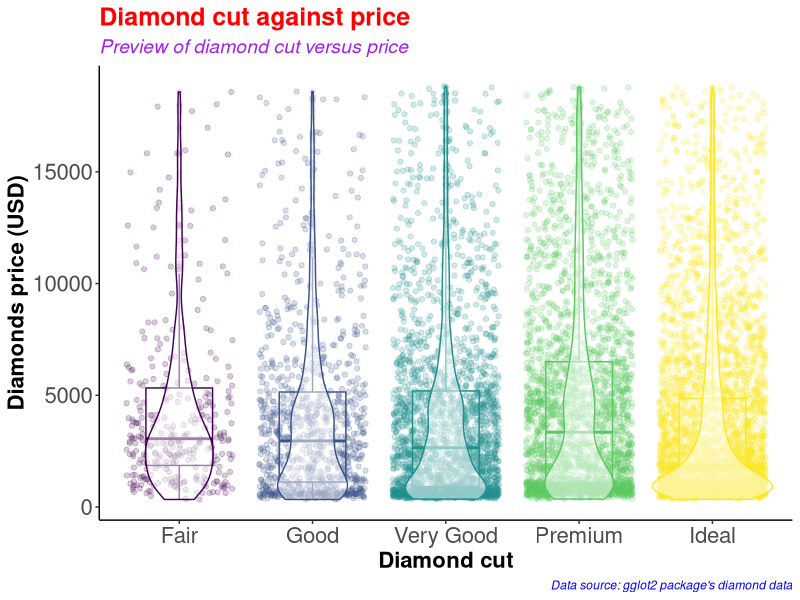
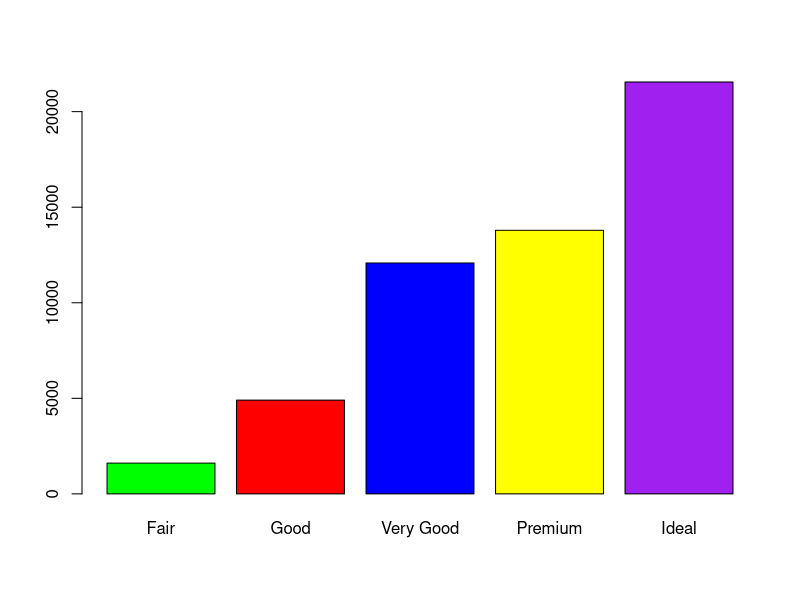
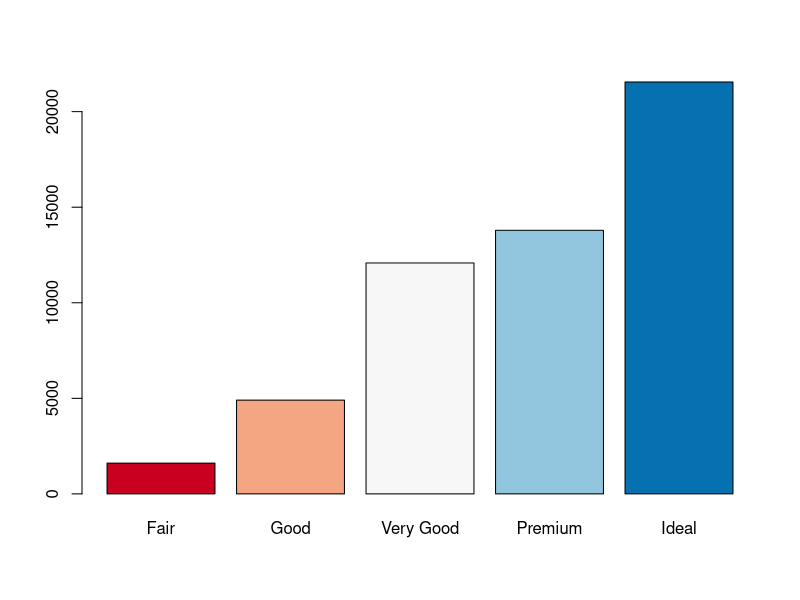
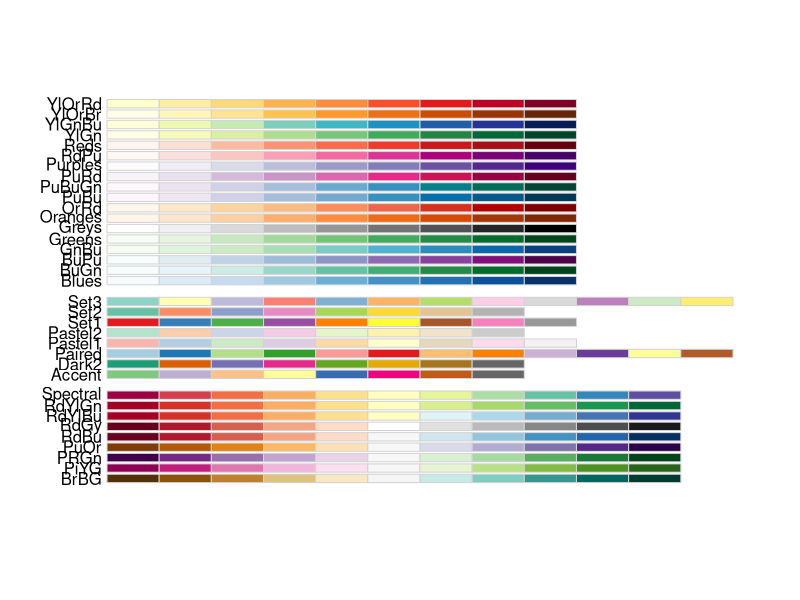
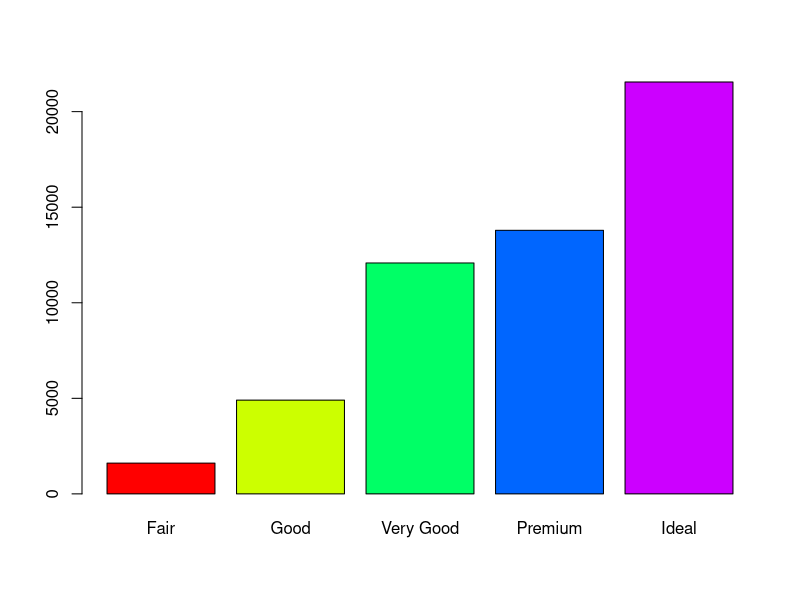
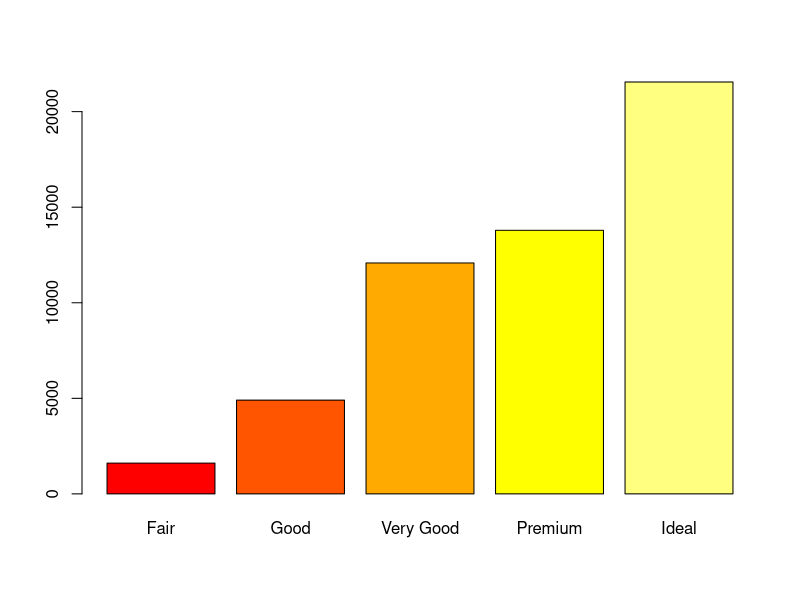
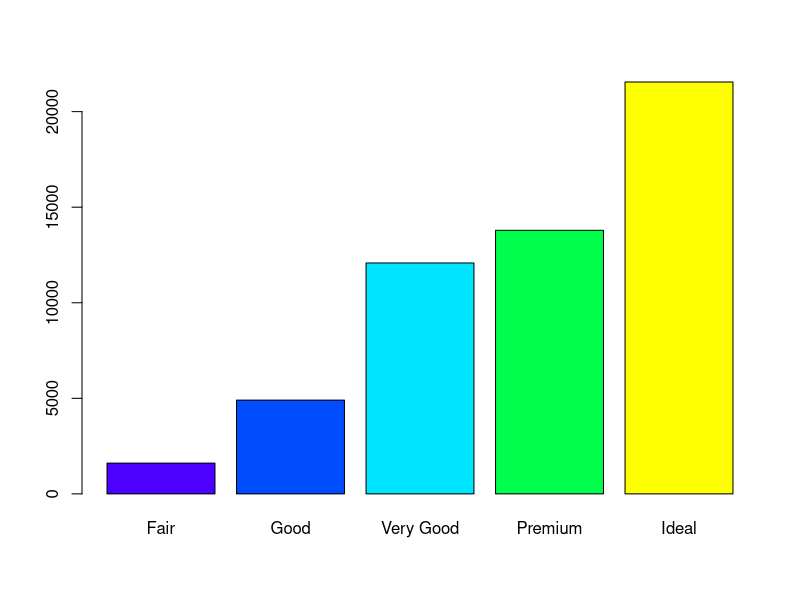
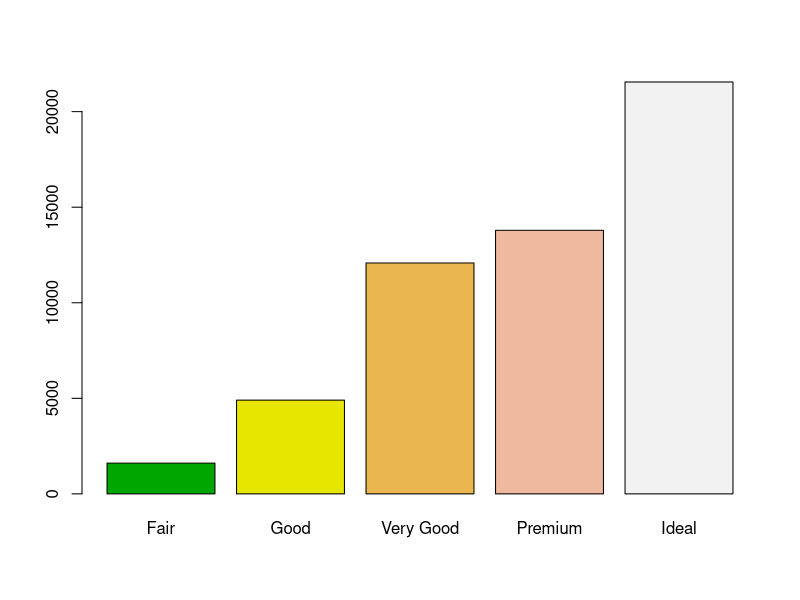

The R script that drew these images, in order:
#########################################
# Name: Wyclife Agumba Oluoch           #   
# E-mail: wyclifeoluoch@gmail.com       #
# GitHub: https://github.com/Wycology   #
# Task: Boxplot and violin plots in one #
# Date: 4th Jan 2021                    #
# Last edited: 26th Mar 2021            #
#########################################

# Loading the necessary libraries the project
library(tidyverse) # This is for data wrangling and plotting
library(RColorBrewer) # This is for generating color pallets for the plots.

diamonds_df <- diamonds # Saving the diamonds data-set to a new object in R.

head(diamonds) # Checking the variables in the data-set for subsequent analyses
nrow(diamonds) # Checking for the number of rows in the data. 53940 observations
ncol(diamonds) # Checking the number of variables in the data-set. 10 variables

diamonds_df %>% # Picking the diamonds data, and then
  slice_sample(n = 0.2*(nrow(diamonds))) %>% # Picking a portion of the data-set
  ggplot(aes(x = cut, y = price, color = cut)) + # Adding the mapping variables
  geom_point(position = "jitter", alpha = 0.2) + # Adding jitter and alpha
  geom_boxplot(alpha = 0.1, width = 0.5) + # Modifying dimensions of the boxplot 
  geom_violin(alpha = 0.5) + # Adding violin plot on top of the box and jitter
  theme_classic() + # Adding my preferred theme for publication.
  theme(legend.position = "none") + # Removing the legend; it is on the x-axis
  labs(x = "Diamond cut", # Labels the x-axis.
       y = "Diamonds price (USD)", # Labeling the y-axis
       title = "Diamond cut against price", # Setting tibble of the plot
       subtitle = "Preview of diamond cut versus price", # Descriptive title beneath TITLE
       caption = "Data source: gglot2 package's diamond data") +
  theme(axis.text = element_text(size=16), # Size of labels on tick-marks
        axis.title = element_text(size=16,face="bold")) + # Size of axis labels
  theme(plot.title = element_text(color = 'red', size = 18, face = 'bold'),
        plot.subtitle = element_text(color = 'purple', size = 14, face = 'italic'),
        plot.caption = element_text(color = 'blue', face = 'italic'))

diamonds %>% # Picking the diamonds data, and then
  filter(cut == 'Very Good') %>% # Picking the very good cut 
  nrow() # counting the number of rows with very good cut

diamonds %>% 
  select(cut) %>% 
  table() %>% 
  barplot(col = c('green', 'red', 'blue', 'yellow', 'purple'))

# Instead of specifying the colors, we can simply use the color brewer panel 

diamonds %>% 
  select(cut) %>% 
  table() %>% 
  barplot(col = brewer.pal(n = 5, name = "RdBu"))
# To display more brewer colors options to use, run the following function:

display.brewer.all()

# Can also use rainbow colors

diamonds %>% 
  select(cut) %>% 
  table() %>% 
  barplot(col = rainbow(5))

# Can also use heat.colors
diamonds %>% 
  select(cut) %>% 
  table() %>% 
  barplot(col = heat.colors(5))

# Can also use topographic colors

diamonds %>% 
  select(cut) %>% 
  table() %>% 
  barplot(col = topo.colors(5))

# Can also use terrain colors
diamonds %>% 
  select(cut) %>% 
  table() %>% 
  barplot(col = terrain.colors(5))

# Can also use cm.colors
diamonds %>% 
  select(cut) %>% 
  table() %>% 
  barplot(col = cm.colors(5))

# That is awesome. Good for the day.
